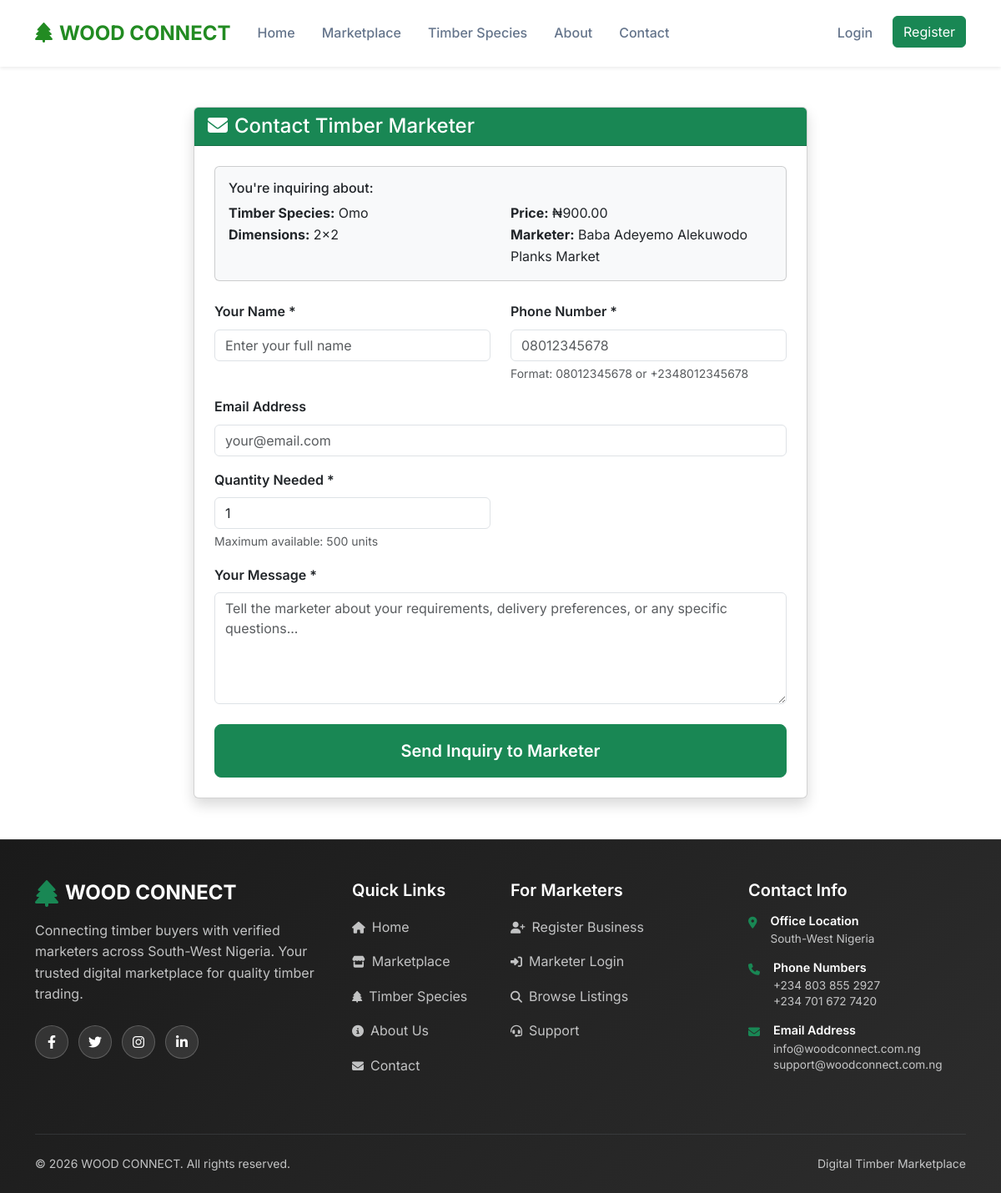
Page /marketplace/inquiry.php?inventory_id=256 on the committed database.
### tables this page shows
CREATE TABLE `inventory` (
  `id` int(11) NOT NULL,
  `marketer_id` int(11) NOT NULL,
  `species_id` int(11) NOT NULL,
  `dimensions` varchar(50) NOT NULL,
  `price_per_unit` decimal(10,2) NOT NULL,
  `quantity_available` int(11) NOT NULL DEFAULT 0,
  `unit_type` enum('length','piece','bundle') DEFAULT 'length',
  `quality_grade` enum('premium','standard','economy') DEFAULT 'standard',
  `description` text DEFAULT NULL,
  `image_path` varchar(500) DEFAULT NULL,
  `is_available` tinyint(1) DEFAULT 1,
  `created_at` timestamp NOT NULL DEFAULT current_timestamp(),
  `updated_at` timestamp NOT NULL DEFAULT current_timestamp() ON UPDATE current_timestamp()
);

CREATE TABLE `species` (
  `id` int(11) NOT NULL,
  `scientific_name` varchar(255) NOT NULL,
  `common_names` longtext NOT NULL CHECK (json_valid(`common_names`)),
  `family` varchar(100) DEFAULT NULL,
  `density_range` varchar(100) DEFAULT NULL,
  `durability` varchar(50) DEFAULT NULL,
  `timber_value_rank` int(11) DEFAULT 1,
  `common_uses` longtext DEFAULT NULL CHECK (json_valid(`common_uses`)),
  `description` text DEFAULT NULL,
  `image_path` varchar(500) DEFAULT NULL,
  `created_at` timestamp NOT NULL DEFAULT current_timestamp(),
  `updated_at` timestamp NOT NULL DEFAULT current_timestamp() ON UPDATE current_timestamp()
);

CREATE TABLE `marketers` (
  `id` int(11) NOT NULL,
  `business_name` varchar(255) NOT NULL,
  `owner_name` varchar(255) NOT NULL,
  `address` text NOT NULL,
  `city` varchar(100) NOT NULL,
  `state` enum('Ondo','Ekiti','Osun','Oyo','Ogun','Lagos') NOT NULL,
  `local_government` varchar(100) NOT NULL,
  `phone` varchar(20) NOT NULL,
  `email` varchar(255) DEFAULT NULL,
  `password_hash` varchar(255) DEFAULT NULL,
  `business_description` text DEFAULT NULL,
  `verification_status` enum('pending','verified','rejected') DEFAULT 'verified',
  `verification_notes` text DEFAULT NULL,
  `profile_image` varchar(500) DEFAULT NULL,
  `registration_date` timestamp NOT NULL DEFAULT current_timestamp(),
  `last_login` timestamp NULL DEFAULT NULL,
  `is_active` tinyint(1) DEFAULT 1,
  `reset_token` varchar(100) DEFAULT NULL,
  `reset_expires` timestamp NULL DEFAULT NULL
);

### includes/functions.php (called while the page is built, shortened)
<?php
function formatNaira($amount)
{
    return '₦' . number_format($amount, 2);
}

### marketplace/inquiry.php (the view, shortened to what this page needs)
<?php
require_once '../includes/config.php';
$inventory_id = $_GET['inventory_id'] ?? 0;
$success_message = '';
$inventory_stmt = $pdo->prepare("
    SELECT i.*, s.scientific_name, s.common_names, m.business_name, m.id as marketer_id
    FROM inventory i
    JOIN species s ON i.species_id = s.id
    JOIN marketers m ON i.marketer_id = m.id
    WHERE i.id = ? AND i.is_available = TRUE AND m.is_active = TRUE
");
$inventory_stmt->execute([$inventory_id]);
$inventory_item = $inventory_stmt->fetch(PDO::FETCH_ASSOC);
$common_names = json_decode($inventory_item['common_names'], true);
$species_name = $common_names[0] ?? $inventory_item['scientific_name'];
    include '../includes/header.php';
    ?>
    <div class="container py-5">
        <div class="row justify-content-center">
            <div class="col-lg-8">
                <div class="card shadow">
                    <div class="card-header bg-success text-white">
                        <h4 class="mb-0"><i class="fas fa-envelope me-2"></i>Contact Timber Marketer</h4>
                    </div>
                    <div class="card-body p-4">
                        <?php if ($success_message): ?>
                            <div class="alert alert-success">
                                <?php echo $success_message; ?>
                                <div class="mt-3">
                                    <a href="<?php echo url('marketplace/search.php'); ?>" class="btn btn-success me-2">Browse More Timber</a>
                                    <a href="<?php echo url('marketplace/profile.php'); ?>?marketer_id=<?php echo $inventory_item['marketer_id']; ?>" class="btn btn-outline-success">
                                        View Marketer Profile
                                    </a>
                                </div>
                            </div>
                        <?php else: ?>
                            <div class="card bg-light mb-4">
                                <div class="card-body">
                                    <h6>You're inquiring about:</h6>
                                    <div class="row">
                                        <div class="col-md-6">
                                            <strong>Timber Species:</strong> <?php echo $species_name; ?><br>
                                            <strong>Dimensions:</strong> <?php echo $inventory_item['dimensions']; ?>
                                        </div>
                                        <div class="col-md-6">
                                            <strong>Price:</strong> <?php echo formatNaira($inventory_item['price_per_unit']); ?><br>
                                            <strong>Marketer:</strong> <?php echo htmlspecialchars($inventory_item['business_name']); ?>
                                        </div>
                                    </div>
                                </div>
                            </div>
                            <form method="POST">
                                <div class="row">
                                    <div class="col-md-6">
                                        <div class="mb-3">
                                            <label for="buyer_name" class="form-label fw-semibold">Your Name *</label>
                                            <input type="text" class="form-control" id="buyer_name" name="buyer_name" required
                                                   value="<?php echo $_POST['buyer_name'] ?? ''; ?>" placeholder="Enter your full name">
                                        </div>
                                    </div>
                                    <div class="col-md-6">
                                        <div class="mb-3">
                                            <label for="buyer_phone" class="form-label fw-semibold">Phone Number *</label>
                                            <input type="tel" class="form-control" id="buyer_phone" name="buyer_phone" required
                                                   value="<?php echo $_POST['buyer_phone'] ?? ''; ?>" placeholder="08012345678">
                                            <div class="form-text">Format: 08012345678 or +2348012345678</div>
                                        </div>
                                    </div>
                                </div>
                                <div class="mb-3">
                                    <label for="buyer_email" class="form-label fw-semibold">Email Address</label>
                                    <input type="email" class="form-control" id="buyer_email" name="buyer_email"
                                           value="<?php echo $_POST['buyer_email'] ?? ''; ?>" placeholder="your@email.com">
                                </div>
                                <div class="row">
                                    <div class="col-md-6">
                                        <div class="mb-3">
                                            <label for="quantity" class="form-label fw-semibold">Quantity Needed *</label>
                                            <input type="number" class="form-control" id="quantity" name="quantity"
                                                   min="1" max="<?php echo $inventory_item['quantity_available']; ?>" required
                                                   value="<?php echo $_POST['quantity'] ?? 1; ?>">
                                            <div class="form-text">
                                                Maximum available: <?php echo $inventory_item['quantity_available']; ?> units
                                            </div>
                                        </div>
                                    </div>
                                </div>
                                <div class="mb-4">
                                    <label for="message" class="form-label fw-semibold">Your Message *</label>
                                    <textarea class="form-control" id="message" name="message" rows="5" required
                                              placeholder="Tell the marketer about your requirements, delivery preferences, or any specific questions..."><?php echo $_POST['message'] ?? ''; ?></textarea>
                                </div>
                                <div class="d-grid">
                                    <button type="submit" class="btn btn-success btn-lg py-3 fw-semibold">Send Inquiry to Marketer</button>
                                </div>
                            </form>
                        <?php endif; ?>
                    </div>
                </div>
            </div>
        </div>
    </div>
    <?php include '../includes/footer.php'; ?>
</body>
</html>

### assets/css/style.css (style rules this page uses)
:root { --primary-green: #228B22; --earth-brown: #8B4513; --warm-amber: #D2691E; --slate-gray: #64748b; --off-white: #f8fafc; --forest-dark: #1a5e1a; }
* { margin: 0; padding: 0; box-sizing: border-box; }
body { font-family: 'Inter', sans-serif; line-height: 1.6; color: #333; background-color: #fff; }
html, body { height: 100%; }
body { display: flex; flex-direction: column; min-height: 100vh; }

### rows in the picture
inventory: species.common_names "Omo", dimensions "2x2", price_per_unit "₦900.00", marketer.business_name "Baba Adeyemo Alekuwodo Planks Market", quantity_available "500"
